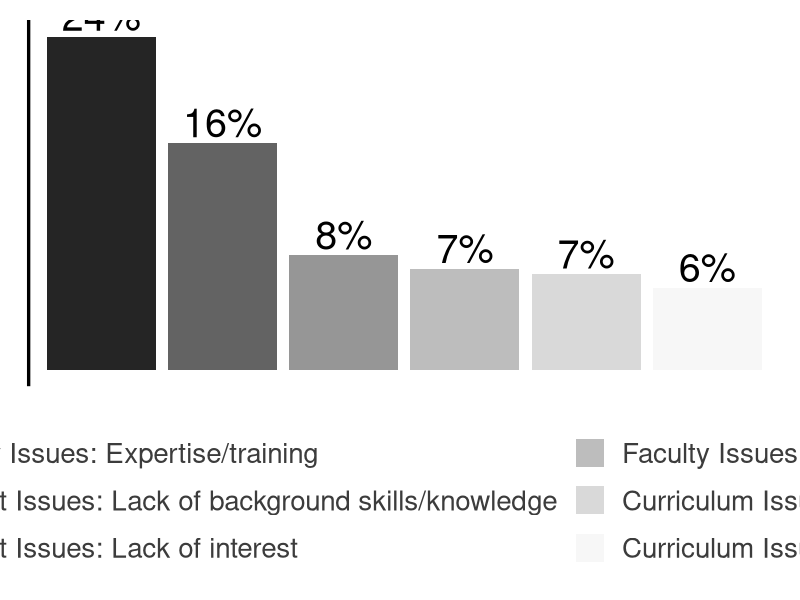
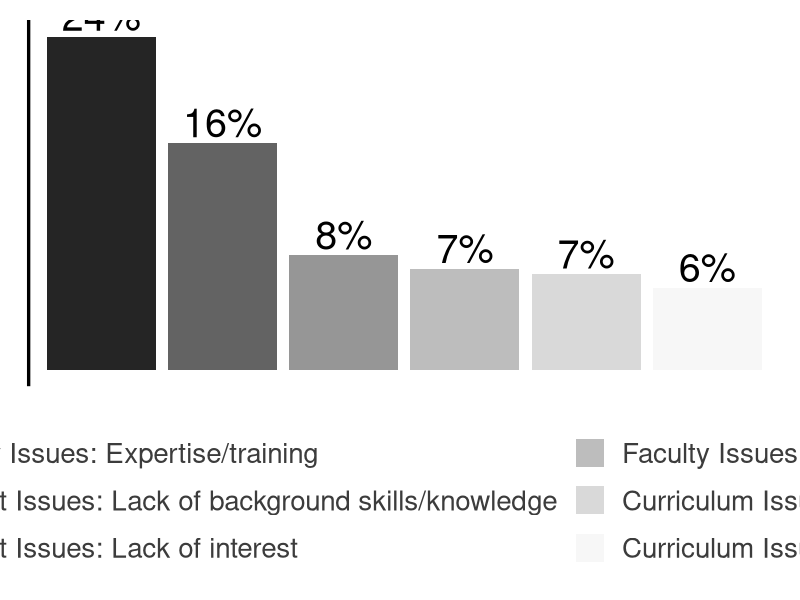

These figures' R source, in order:
#Summary of  Most Commonly Reported Barriers by Category (n=1231)

# load required libraries
require(ggplot2)
require(tidyverse)
require(ggthemes)
require(scales)


total.scored.cols <- read_csv("../../../analysis_scripts/top5_plots/ouput_tables/scored_values.csv")
sample.size <- 1231


reds<- c("#F6001D","#B40015","#68000C","#68000C","#FB697A")
greens <- c("#2EDB00","#135B00","#219E00","#4AE821","#80EE64")
yellows <- c("#FFC300", "#BC9000", "#6C5300", "#FFCC24", "#FFDC6B")
blues <- c("#766FDF","#1A10BA", "#120B83", "#08044C", "#4037D2" )
greys <- c("#252525", 
           "#636363", 
           "#969696", 
           "#bdbdbd", 
           "#d9d9d9", 
           "#f7f7f7")
           


#plot q33 scored by itself

label.df.s.33 <- list("q1.Q33" = "Q33: What do you think are the most important challenges currently facing those educating\n undergraduate life scientists in bioinformatics?")

facet_labeller.score.33 <- function(variable,value){
  return(label.df.s.33[value])
  
}



# filter out Q33 and order for plotting
total.scored.cols <- total.scored.cols%>%
  filter(question == "q1.Q33")%>%
  filter(percentage >= 0.05)%>%
  group_by(question)%>%
  arrange(.,desc(percentage))


total.scored.cols$barrier <- factor(total.scored.cols$barrier, levels = total.scored.cols$barrier[order(desc(total.scored.cols$percentage))])

color_values <- c(reds[1], greens[1:2], reds[2], blues[1:2])

total.scored.cols%>%
  ggplot()+
  aes(x = barrier, y=percentage, fill = barrier)+
  geom_bar(stat = "identity", position = "dodge")+
  facet_grid(~ question)+
  xlab("Scored barrier categories")+
  ylab("Percentage of respondents reporting barrier")+
  scale_fill_discrete(name="Barrier categories")+
  theme_fivethirtyeight(base_size = 25, base_family = "sans")+
  theme(panel.background = element_rect(fill = "white"))+
  theme(plot.background = element_rect(fill = "white"))+
  theme(legend.background = element_rect(fill = "white"))+
  theme(strip.text.y = element_blank())+
  theme(strip.background = element_blank(),strip.text.x = element_blank())+
  theme(axis.text.x = element_blank())+
  theme(axis.text.y = element_blank())+
  theme(legend.key.size = unit(1.5, 'lines'))+
  geom_text(aes(label = paste0(round(percentage *100), "%"), y = percentage),
            vjust =-.2, size = 10, color = "black")+
  scale_x_discrete(breaks = NULL)+
  guides(fill=guide_legend(ncol=2))+
  theme(axis.line.y = element_line(colour = "black"))+
  theme(axis.line.x = element_line(colour = "black"))+
  scale_fill_manual(values= greys, name= "Barriers")+
  theme(panel.grid.major=element_blank(),
        panel.grid.minor=element_blank())

  


ggsave( filename= "figure_02.png", 
        width = 18.8, 
        height = 8.81, 
        units = "in")





